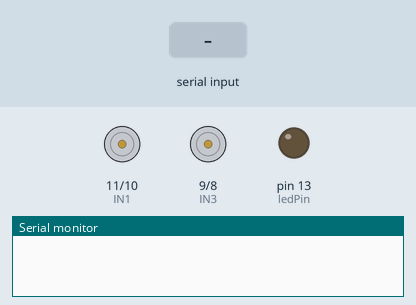
The sketch below on a simulated Arduino Uno, built with avr-gcc and run on an emulated ATmega328P. On the bench: motor-driver pin pairs drawn as motors (green arrow = first pin HIGH = forward, orange = second pin HIGH = backward, longer = more drive, scaled by the enable pin), output pins drawn as LEDs (lit = HIGH), the last lines printed to the serial monitor. The inputs (shaded band) are chosen by the test bench.

Above: at 1.2 s.
1.3 s: "F" received over Serial
At 1.7 s:
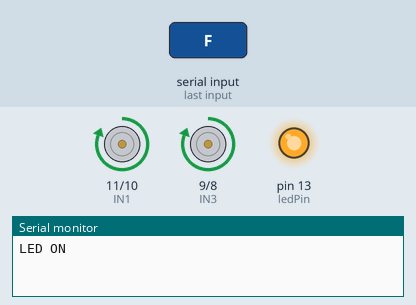
2.8 s: "B" received over Serial
At 4.0 s:
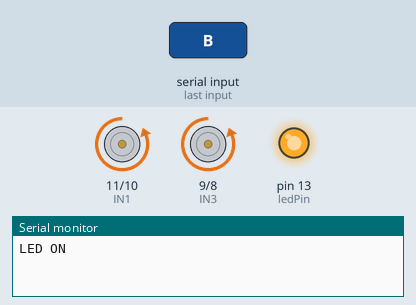
4.3 s: "L" received over Serial
At 5.2 s:
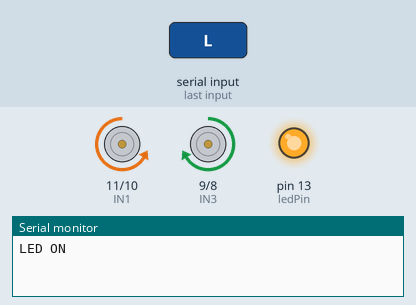
5.8 s: "R" received over Serial
At 6.4 s:
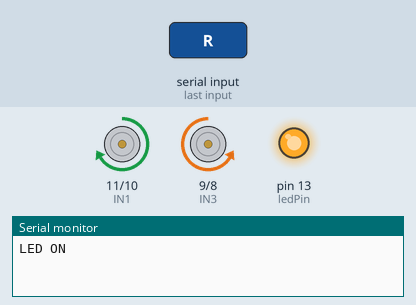
7.3 s: "S" received over Serial
At 8.5 s:
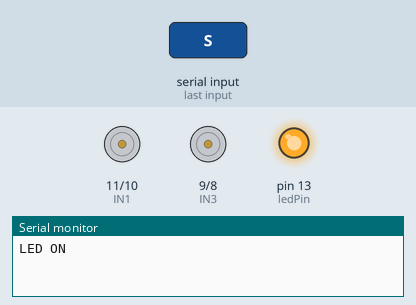
8.8 s: "F" received over Serial
At 9.9 s:
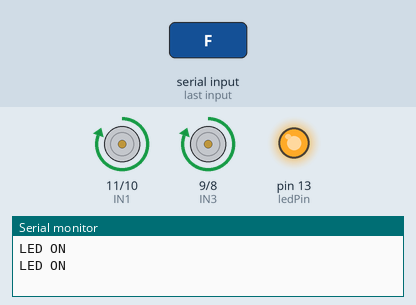
Timing chart, 0 to 11.3 s (numbered marks = the images above; inputs shaded):
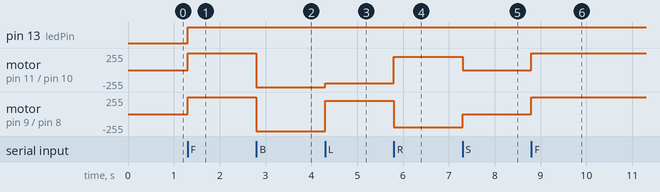

The sketch:

rc_racing.ino
```cpp
int IN1 = 11;
int IN2 = 10;
int IN3 = 9;
int IN4 = 8;
int ENA = 5;
int ENB = 6;
int ledPin = 13;

char command;

void setup() {

  pinMode(IN1, OUTPUT);
  pinMode(IN2, OUTPUT);
  pinMode(IN3, OUTPUT);
  pinMode(IN4, OUTPUT);
  pinMode(ENA, OUTPUT);
  pinMode(ENB, OUTPUT);
  pinMode(ledPin,OUTPUT);
  Serial.println("Bluetooth Device is ready to pair");

  Serial.begin(9600);
}

void loop() {

  if (Serial.available() > 0) {
    command = Serial.read();

    switch (command) {
      case 'F':
        moveForward(255);
        digitalWrite(ledPin, HIGH);
        Serial.println("LED ON");
        break;

      case 'B':
        moveBackward(255);
        break;

      case 'L':
        turnLeft(200);
        break;

      case 'R':
        turnRight(200);
        break;

      case 'S':
        stopMotors();
        break;

      default:
        stopMotors();
        break;
    }
  }
}


void moveForward(int speed) {
  digitalWrite(IN1, HIGH);
  digitalWrite(IN2, LOW);
  digitalWrite(IN3, HIGH);
  digitalWrite(IN4, LOW);
  analogWrite(ENA, speed);
  analogWrite(ENB, speed);
}

void moveBackward(int speed) {
  digitalWrite(IN1, LOW);
  digitalWrite(IN2, HIGH);
  digitalWrite(IN3, LOW);
  digitalWrite(IN4, HIGH);
  analogWrite(ENA, speed);
  analogWrite(ENB, speed);
}

void turnLeft(int speed) {
  digitalWrite(IN1, LOW);
  digitalWrite(IN2, HIGH);
  digitalWrite(IN3, HIGH);
  digitalWrite(IN4, LOW);
  analogWrite(ENA, speed);
  analogWrite(ENB, speed);
}

void turnRight(int speed) {
  digitalWrite(IN1, HIGH);
  digitalWrite(IN2, LOW);
  digitalWrite(IN3, LOW);
  digitalWrite(IN4, HIGH);
  analogWrite(ENA, speed);
  analogWrite(ENB, speed);
}

void stopMotors() {
  digitalWrite(IN1, LOW);
  digitalWrite(IN2, LOW);
  digitalWrite(IN3, LOW);
  digitalWrite(IN4, LOW);
  analogWrite(ENA, 0);
  analogWrite(ENB, 0);
}
```

Measured:
- after the input at 1.3 s, pin 13 (ledPin): LOW → HIGH at once; motor on pin 11 (IN1) / pin 10 (IN2), motor on pin 9 (IN3) / pin 8 (IN4): stopped → forward 255/255 at once
- after the input at 2.8 s, motor on pin 11 (IN1) / pin 10 (IN2), motor on pin 9 (IN3) / pin 8 (IN4): forward 255/255 → backward 255/255 at once
- after the input at 4.3 s, motor on pin 11 (IN1) / pin 10 (IN2): backward 255/255 → backward 200/255 at once; motor on pin 9 (IN3) / pin 8 (IN4): backward 255/255 → forward 200/255 at once
- after the input at 5.8 s, motor on pin 11 (IN1) / pin 10 (IN2): backward 200/255 → forward 200/255 at once; motor on pin 9 (IN3) / pin 8 (IN4): forward 200/255 → backward 200/255 at once
- after the input at 7.3 s, motor on pin 11 (IN1) / pin 10 (IN2): forward 200/255 → stopped at once; motor on pin 9 (IN3) / pin 8 (IN4): backward 200/255 → stopped at once
- after the input at 8.8 s, motor on pin 11 (IN1) / pin 10 (IN2), motor on pin 9 (IN3) / pin 8 (IN4): stopped → forward 255/255 at once
